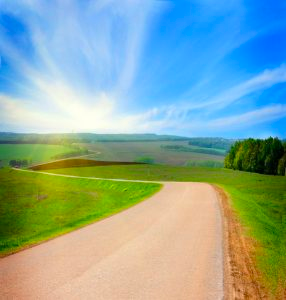
#> input picture LAB8/Image/img.png, 286 x 300 px
$ python grayscale.py
#> lines starting #> are read from the running program, lines starting #| are printed output that depends on the picture; long printed decimals are rounded
"""
MODULE DOCSTRING
"""
import os.path
import sys
import numpy
import numpy as np
import inspect
from PIL import Image, ImageOps


class GrayscaleImage():
    def __init__(self, nrows=1, ncols=1):
        """
        Init method
        @param nrows: number of rows
        @param ncols: number of columns
        """
        self.nrows, self.ncols = nrows, ncols
        self.photo = np.zeros((self.nrows, self.ncols))

    def __str__(self):
        """
        Str method
        @return: array
        """
        return str(self.photo)

    def width(self):
        """
        Function that returns the width of the image
        @return: number of columns
        """
        return self.ncols

    def height(self):
        """
        Function that returns the height of the image
        @return: number of rows
        """
        return self.nrows

    def clear(self, value):
        """
        Clears the image by setting the value of every pixel
        @param value: the value, that is set
        @return: None
        """
        assert isinstance(value, int) and 0 <= value <= 255, "Wrong value"
        self.photo = np.full((self.nrows, self.ncols), value)

    def getitem(self, row, col):
        """
        Returns the item, that is located at given coordinates
        @param row: the row - Y coord
        @param col: the column - X coord
        @return: value
        """
        assert isinstance(row, int) and 0 <= col <= 255, "Wrong row value"
        assert isinstance(col, int) and 0 <= col <= 255, "Wrong column value"
        return self.photo[row][col]

    def setitem(self, row, col, value):
        """
        Sets the value of given item
        @param row: the row - Y coord
        @param col: the column - X coord
        @return: value
        @return: None
        """
        assert isinstance(value, int) and 0 <= value <= 255, "Wrong value"
        assert isinstance(row, int) and 0 <= col <= 255, "Wrong row value"
        assert isinstance(col, int) and 0 <= col <= 255, "Wrong column value"
        self.photo[row][col] = value

    def from_file(self, path):
        """
        Creating the example, that is loaded from .png or .jpg file
        @param path: path to the file
        @return: None
        """
        self.photo = np.array(ImageOps.grayscale(Image.open(path)))

    def lzw_compression(self):
        """
        Compressing the file using the Lempel-Ziv-Welch algorithm
        First, the file is turned into the ascii table chars, which is possible
        due to the maximum value of table - 255.
        After that we have LZW compression for strings.
        @return: None
        """
        # Initializing dictionary for LZW
        dict_size = 256
        table = {chr(i): i for i in range(dict_size)}

        # Converting integers into the string
        line = ""
        for number in np.ravel(self.photo):
            line += chr(number)

        # LZW compression
        value = ""
        result = []
        for element in line:
            key = value + element
            if key in table:
                value = key
            else:
                result.append(table[value])
                table[key] = dict_size
                dict_size += 1
                value = element
        if value:
            result.append(table[value])

        # Optimising space for small files
        if max(result) <= 2**16:
            result = np.array(result, dtype='uint16')
        else:
            result = np.array(result, dtype='uint32')

        # Defining compressed in the class
        self.compressed = result

        return result


    def lzw_decompression(self):
        """
        Decompressing the file using the Lempel-Ziv-Welch algorithm
        We decompress the file that we compressed before
        @return: None
        """
        # We are using the StringIO to prevent time losses
        # The time complexity of string concatenation
        # using operator + is O(n²)
        # We prevent it by using that library
        from io import StringIO

        # Initializing dictionary
        dict_size = 256
        table = {i: chr(i) for i in range(dict_size)}

        result = StringIO()
        compressed = list(self.compressed)
        element = chr(compressed.pop(0))
        result.write(element)

        # LZW decompression
        for key in compressed:
            if key in table:
                value = table[key]
            elif key == dict_size:
                value = element + element[0]
            else:
                raise ValueError('Bad compressed k: %s' % key)
            result.write(value)
            table[dict_size] = element + value[0]
            dict_size += 1
            element = value

        # Unpacking the StringIO object
        result = result.getvalue()
        table = {chr(i): i for i in range(dict_size)}
        line = ""
        for elem in result:
            line += str(table[elem]) + " "
        return np.array([int(i) for i in line.strip().split()], dtype="uint8").reshape((self.height(), self.width()))

    """
    Following LZW are very slow and are using integers and tuples instead of
    strings in realisation. They're not worth to look at

    def lzw_compression(self):
        entries = {}
        for i in range(256):
            entries[(i,)] = i
        len_ent = 257
        compressed = []
        value = tuple()
        entries[np.ravel(self.photo)[0], np.ravel(self.photo)[1]] = 256
        for number in np.ravel(self.photo):
            if value + (number, ) in entries:
                value = value + (number, )
            else:
                compressed.append(entries[value])
                entries[value + (number, )] = len_ent
                len_ent += 1
                value = (number, )
        compressed += value
        if max(compressed) <= 2**16:
            self.compressed = np.array(compressed, dtype='uint16')
        else:
            self.compressed = np.array(compressed, dtype='uint32')
        return self.compressed

    def lzw_decompression(self):
        entries = {}
        for i in range(256):
            entries[i] = (i, )
        entries_cursor = 257
        entries[256] = (171, 168)
        decompressed = tuple()
        value = self.compressed[0]
        decompressed += entries[int(value)]
        value = entries[int(value)]

        def unpack(entries_local):
            result = ()
            for elem_local in entries_local:
                if elem_local > 255:
                    result += (unpack(entries[elem_local]),)
                else:
                    result += (int(elem_local),)
            return result

        for i in range(1, len(self.compressed)):
            new = int(self.compressed[i])
            if new in entries:
                entry = entries[new]
                if isinstance(entry, tuple) or isinstance(entry, np.ndarray):
                    for elem in entry:
                        if elem > 255:
                            decompressed += unpack(entries[int(elem)])
                        else:
                            decompressed += (int(elem), )
                else:
                    if entry > 255:
                        decompressed += (int(entries[int(entry)]),)
                    else:
                        decompressed += (int(entry),)
                add = value + (entry[0], ) if isinstance(entry, tuple) else (entry, )
                value = entry
            else:
                entry = value + (value[0], )
                decompressed += entry
                for elem in entry:
                    if elem >= 255:
                        print(entry)
                add = entry
                value = entry
            entries[entries_cursor] = add
            entries_cursor += 1
        return np.array(decompressed, dtype='uint8').reshape((self.height(), self.width()))
    """

def main():
    """
    MAIN FUNCTION
    """
    # Creating an image object
    file = r"img.png"
    try:
        image = Image.open(file)
#> image is the input picture: PIL image 286x300 RGBA; mean R, G, B, A 137.3, 168.3, 157.6, 255
    except FileNotFoundError:
        assert False, "Wrong path"

    # Creating greyscale image object by applying greyscale method
    image_grayscale = ImageOps.grayscale(image)
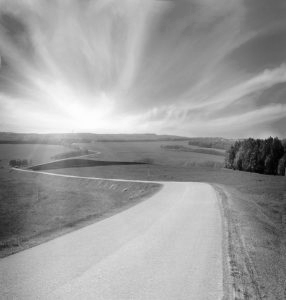
#> image_grayscale: PIL image 286x300 L; min 1, max 254, mean 157.8
    photo = GrayscaleImage(*image_grayscale.size[::-1])
    photo.clear(12)

    # Info
    print("The size of blank photo")
    print(sys.getsizeof(photo.photo))
#| 686528
#> photo.photo: shape (300, 286) int64; every value is 12
    print(photo.width(), photo.height())
#| 286 300

    # Initializing
    print("------------")
    print("Initializing photo")
    photo.from_file(file)
    print(photo)
#> (printed output is left out)
    print(f"Number of elements: {numpy.size(photo.photo)}")
#| Number of elements: 85800
    print(f"Size: {sys.getsizeof(photo.photo)}")
#| Size: 85928
    print("------------")

    # Compressing
    print("Compressing the photo")
    compressed = photo.lzw_compression()
#> the loop in lzw_compression, `for number in np.ravel(self.photo):` made 85800 passes
#> (number, line) on passes 1 to 3: (171, '«'), (168, '«¨'), (167, '«¨§')
#> the loop in lzw_compression, `for element in line:` made 85800 passes
#> (element, key, value) on passes 1 to 12: ('«', '«', '«'), ('¨', '«¨', '¨'), ('§', '¨§', '§'), ('§', '§§', '§'), ('¦', '§¦', '¦'), ('¡', '¦¡', '¡'), ('¡', '¡¡', '¡'), ('¢', '¡¢', '¢'), ('¥', '¢¥', '¥'), ('¥', '¥¥', '¥'), ('¦', '¥¦', '¦'), ('¦', '¦¦', '¦')
#> after the loop in lzw_compression, `for element in line:`: dict_size = 34543; result = 34287 items; table = 34543 items
    print("Array: ",compressed)
#> (printed output is left out)
    print("The length of the array: ", len(compressed))
#| The length of the array:  34288
    print("The difference between uncompressed and compressed: ", photo.photo.size - len(compressed), "elements")
#| The difference between uncompressed and compressed:  51512 elements
    print("Ratio of compressing in elements: ", len(compressed) / photo.photo.size * 100, "%")
#| Ratio of compressing in elements:  39.963 %
    print(f"Size: {sys.getsizeof(compressed)}")
#| Size: 68688
    print(f"Ratio of compressing in size: {sys.getsizeof(compressed)/sys.getsizeof(photo.photo) * 100} %")
#| Ratio of compressing in size: 79.937 %
    print("-------------")

    # Decompressing
    print("Decompressing of the photo")
    decompressed = photo.lzw_decompression()
#> in lzw_decompression, `compressed = list(self.compressed)`: compressed = 34288 items
#> in lzw_decompression, `element = chr(compressed.pop(0))`: element = '«'
#> the loop in lzw_decompression, `for key in compressed:` made 34287 passes
#> (key, value, element) on passes 1 to 12: (168, '¨', '¨'), (167, '§', '§'), (167, '§', '§'), (166, '¦', '¦'), (161, '¡', '¡'), (161, '¡', '¡'), (162, '¢', '¢'), (165, '¥', '¥'), (165, '¥', '¥'), (166, '¦', '¦'), (166, '¦', '¦'), (164, '¤', '¤')
#> after the loop in lzw_decompression, `for key in compressed:`: dict_size = 34543; table = 34543 items
#> the loop in lzw_decompression, `for elem in result:` made 85800 passes
    print(photo)
#> (printed output is left out)
    print("Comparison with the staring file:")
    print(decompressed == photo.photo)
#> (printed output is left out)
    print("------------")

    # Visualising the unpacked photo
    image = Image.fromarray(decompressed)
    image.save(f"{os.path.basename(file).split('.')[0]}_grayscaled.{os.path.basename(file).split('.')[-1]}")
    image.show()

if __name__ == "__main__":
    main()
